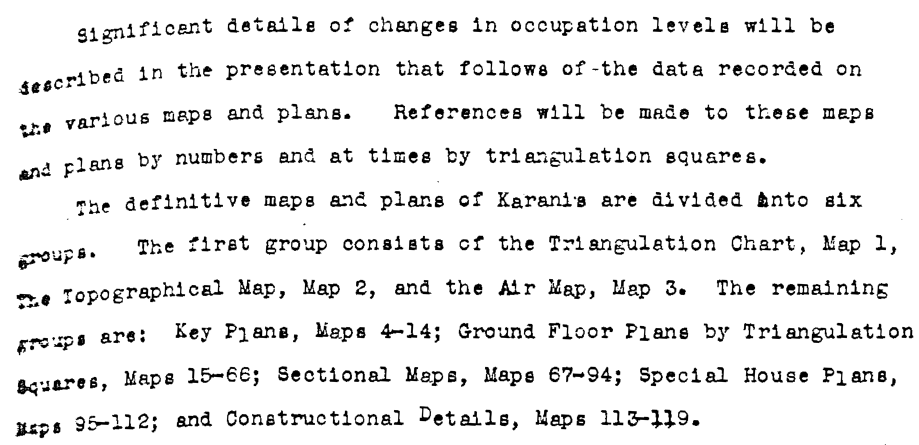
#> input picture image6.png, 1838 x 890 px (shown at 1/2 size)
$ python newcombine.py
#> lines starting #> are read from the running program, lines starting #| are printed output that depends on the picture; after the words box and inside, x2 and y2 are one past the last pixel; in counts of white or black regions, pixels touching at a corner belong together
import cv2
import pytesseract
import numpy as np
from pytesseract import Output

class TextStyle:
    """Class to handle text styles for terminal output."""
    BOLD = '\033[1m'
    UNDERLINE = '\033[4m'
    END = '\033[0m'

def preprocess_image(file_name):
    """
    Preprocess the image for improved OCR accuracy.
    Args:
        file_name (str): Path to the input image.
    Returns:
        tuple: The preprocessed grayscale and binary images.
    """
#> called with file_name = 'image6.png'
    # Grayscale image
    image = cv2.imread(file_name, cv2.IMREAD_GRAYSCALE)
#> image is the input picture: shape (890, 1838); min 0, max 255, mean 234.9
    if image is None:
        raise ValueError(f"The file '{file_name}' could not be loaded as an image.")

    # Denoising and smoothing
    blurred = cv2.GaussianBlur(image, (5, 5), 0)

    # Adaptive thresholding
    binary_image = cv2.adaptiveThreshold(blurred, 255, cv2.ADAPTIVE_THRESH_GAUSSIAN_C,
                                         cv2.THRESH_BINARY_INV, 15, 3)
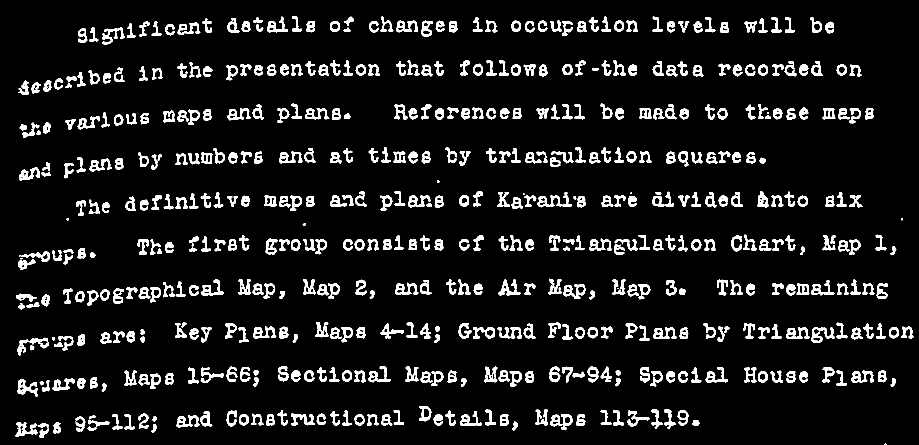
#> binary_image: shape (890, 1838) (shown at 1/2 size); 8.8% white; 558 white regions (9 under 20 px)
    return image, binary_image

def isolate_handwritten_text_by_contours(binary_image):
    """
    Identify and isolate handwritten text using contour analysis.
    Args:
        binary_image (numpy.ndarray): Binary image for contour analysis.
    Returns:
        list: List of handwritten contours.
    """
    # Find contours
    contours, _ = cv2.findContours(binary_image, cv2.RETR_EXTERNAL, cv2.CHAIN_APPROX_SIMPLE)
#> contours = 558 contours, 13 with area under 20; largest, box (x1, y1, x2, y2) and area: (1101, 828, 1145, 859) 748, (1127, 568, 1172, 598) 720, (1075, 384, 1144, 415) 706, (1623, 654, 1670, 686) 692, (34, 759, 76, 793) 632

    handwritten_contours = []
    for contour in contours:
        area = cv2.contourArea(contour)
        perimeter = cv2.arcLength(contour, True)
        if perimeter == 0:  # Avoid division by zero
            continue

        # Irregularity metrics
        compactness = (4 * np.pi * area) / (perimeter**2)  # Circularity metric
        bounding_rect = cv2.boundingRect(contour)
        aspect_ratio = bounding_rect[2] / bounding_rect[3] if bounding_rect[3] != 0 else 0

        # Filtering conditions
        if 20 < area < 2000 and compactness < 0.7 and 0.2 < aspect_ratio < 5:
            handwritten_contours.append(contour)
#> this loop made 558 passes
#> (area, perimeter, compactness, bounding_rect, aspect_ratio) on passes 2 to 4: (67.5, 44.04, 0.437, (175, 853, 18, 8), 2.25), (99.5, 48.38, 0.534, (225, 851, 20, 9), 2.22), (86.5, 46.38, 0.505, (303, 848, 11, 17), 0.647)
#> after the loop, handwritten_contours = 467 contours; largest, box (x1, y1, x2, y2) and area: (1101, 828, 1145, 859) 748, (1127, 568, 1172, 598) 720, (1075, 384, 1144, 415) 706, (1623, 654, 1670, 686) 692, (34, 759, 76, 793) 632
    return handwritten_contours

def process_image_for_ocr(file_name):
    """
    Process an image, applying OCR to detect text while identifying handwritten text.
    Args:
        file_name (str): Path to the input image.
    Returns:
        None
    """
    # Step 1: Preprocess the image
    gray_image, binary_image = preprocess_image(file_name)

    # Step 2: Isolate handwritten contours
    handwritten_contours = isolate_handwritten_text_by_contours(binary_image)

    # Step 3: OCR processing
    results = pytesseract.image_to_data(gray_image, output_type=Output.DICT)

    # Prepare final image
    final_image = cv2.imread(file_name)
    final_transcript = []

    for i in range(len(results["text"])):
        x, y, w, h = results["left"][i], results["top"][i], results["width"][i], results["height"][i]
        text = results["text"][i].strip()
        conf = int(results["conf"][i])

        if not text:
            continue

        # Determine if the text overlaps with handwritten contours
        is_handwritten = False
        for contour in handwritten_contours:
            cx, cy, cw, ch = cv2.boundingRect(contour)
            if x >= cx and y >= cy and x + w <= cx + cw and y + h <= cy + ch:
                is_handwritten = True
                break

        # Handle confidence levels and classification
        if is_handwritten:
            color = (0, 0, 255)  # Red for handwritten
            final_transcript.append(f"{TextStyle.BOLD}{TextStyle.UNDERLINE}{text}{TextStyle.END}")
        elif conf > 50:
            color = (0, 255, 0)  # Green for high-confidence machine-printed text
            final_transcript.append(text)
        else:
            color = (255, 0, 0)  # Blue for low-confidence text
            final_transcript.append(f"{TextStyle.BOLD}{TextStyle.UNDERLINE}{text}{TextStyle.END}")

        # Draw bounding box
        cv2.rectangle(final_image, (x, y), (x + w, y + h), color, 2)
        cv2.putText(final_image, text, (x, y - 10), cv2.FONT_HERSHEY_SIMPLEX, 0.5, color, 1)

    # Step 4: Draw bounding boxes for handwritten text
    for contour in handwritten_contours:
        x, y, w, h = cv2.boundingRect(contour)
        cv2.rectangle(final_image, (x, y), (x + w, y + h), (0, 0, 255), 2)  # Red for handwritten

    # Print transcript
    print("\n=== Final Transcript ===")
    print(" ".join(final_transcript))

    # Display results
    cv2.imshow("Original Image", cv2.imread(file_name))
    cv2.imshow("Binary Image", binary_image)
    cv2.imshow("Final Image with OCR and Handwritten Identification", final_image)
    cv2.waitKey(0)
    cv2.destroyAllWindows()


# Run the process
filename1 = 'image6.png'
filename2 = 'image5.png'

process_image_for_ocr(filename1)
#> (the call stopped at in process_image_for_ocr, `results = pytesseract.image_to_data(gray_image, output_type=Output.DICT)`: pytesseract is not available in this run)
process_image_for_ocr(filename2)
#> call 2 of preprocess_image, with file_name = 'image5.png'
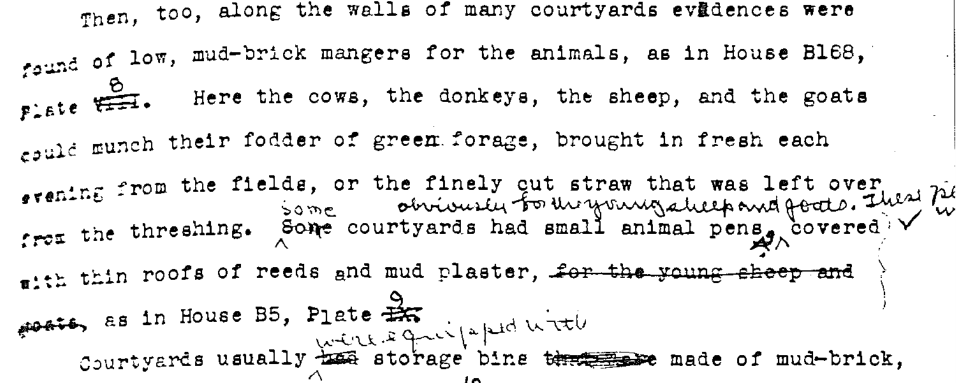
#> input picture image5.png, 1912 x 766 px (shown at 1/2 size)
#> in preprocess_image, image is the input picture: shape (766, 1912); min 0, max 255, mean 234
#> in preprocess_image (call 2), `binary_image = cv2.adaptiveThreshold(blurred, 255, cv2.ADAPTIVE_THRESH..`:
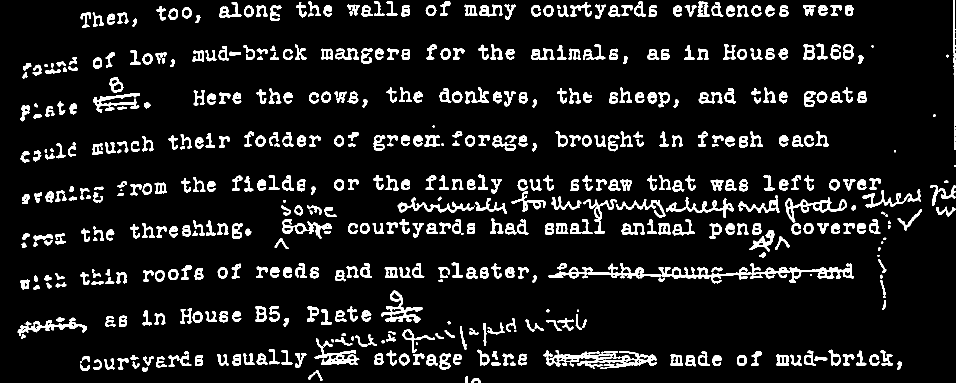
#> binary_image: shape (766, 1912) (shown at 1/2 size); 9.5% white; 561 white regions (20 under 20 px)
#> in isolate_handwritten_text_by_contours (call 2), `contours, _ = cv2.findContours(binary_image, cv2.RETR_EXTERNAL, cv2.CH..`: contours = 561 contours, 28 with area under 20; largest, box (x1, y1, x2, y2) and area: (1097, 526, 1708, 567) 5794, (1086, 700, 1314, 738) 3618, (762, 581, 846, 646) 1752, (1571, 395, 1694, 445) 1732, (629, 699, 719, 730) 1303
#> the loop in isolate_handwritten_text_by_contours (call 2), `for contour in contours:` made 561 passes
#> (area, perimeter, compactness, bounding_rect, aspect_ratio) on passes 1 to 3: (93, 54.63, 0.392, (943, 756, 19, 10), 1.9), (50, 34.49, 0.528, (930, 752, 6, 14), 0.429), (135, 102.2, 0.162, (616, 740, 29, 22), 1.32)
#> (the call stopped at in process_image_for_ocr, `results = pytesseract.image_to_data(gray_image, output_type=Output.DICT)`: pytesseract is not available in this run)
